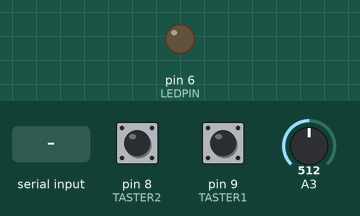
Simulated run of this sketch. Board: Arduino Uno, built with avr-gcc and run on an emulated ATmega328P. Parts: output pins drawn as LEDs (lit = HIGH). The test bench sets the inputs (shaded band); at power-on: pin 8 (TASTER2) HIGH, pin 9 (TASTER1) HIGH, A3 = 512. What the sketch prints to the serial monitor is not drawn.

Above: at 1.2 s.
1.3 s: "e" received over Serial
At 1.7 s:
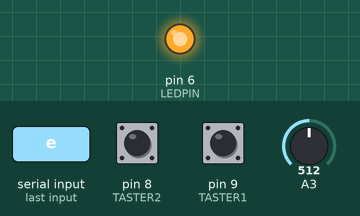
2.8 s: "a" received over Serial
At 3.3 s:
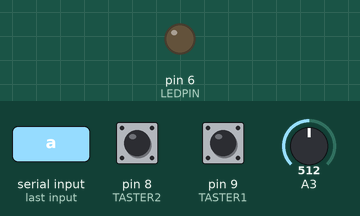
Timing chart, 0 to 5.8 s (numbered marks = the images above; inputs shaded):
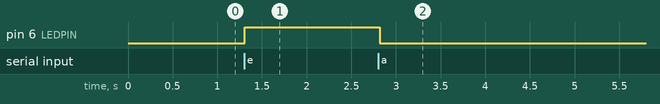

Measured:
- after the input at 1.3 s, pin 6 (LEDPIN): LOW → HIGH at once
- after the input at 2.8 s, pin 6 (LEDPIN): HIGH → LOW at once

The sketch:

K13_2_4_Processing.ino
```cpp
#define TASTER1 9
#define TASTER2 8
#define LEDPIN 6

boolean Knopf1gedrueckt = false;
boolean Knopf2gedrueckt = false;
int Sensorwert = 0;
char Empfangsdaten;

char Datenpaket[] = "A000000E";


void setup() {
  Serial.begin(9600);
  pinMode(TASTER1, INPUT_PULLUP);
  pinMode(TASTER2, INPUT_PULLUP);
  pinMode(6, OUTPUT);
}


void loop()
{
  Knopf1gedrueckt = !digitalRead(TASTER1);
  Knopf2gedrueckt = !digitalRead(TASTER2);
  Sensorwert = analogRead(3);

  sprintf(Datenpaket, "A%1d%1d%04dE",Knopf1gedrueckt,Knopf2gedrueckt,Sensorwert);

  Serial.println(Datenpaket);

  delay(50);

  if(Serial.available())
  {
    char Empfangsdaten = Serial.read();

    if(Empfangsdaten == 'e')
      digitalWrite(LEDPIN, HIGH);

    if(Empfangsdaten == 'a')
      digitalWrite(LEDPIN, LOW);
   }
}
```
